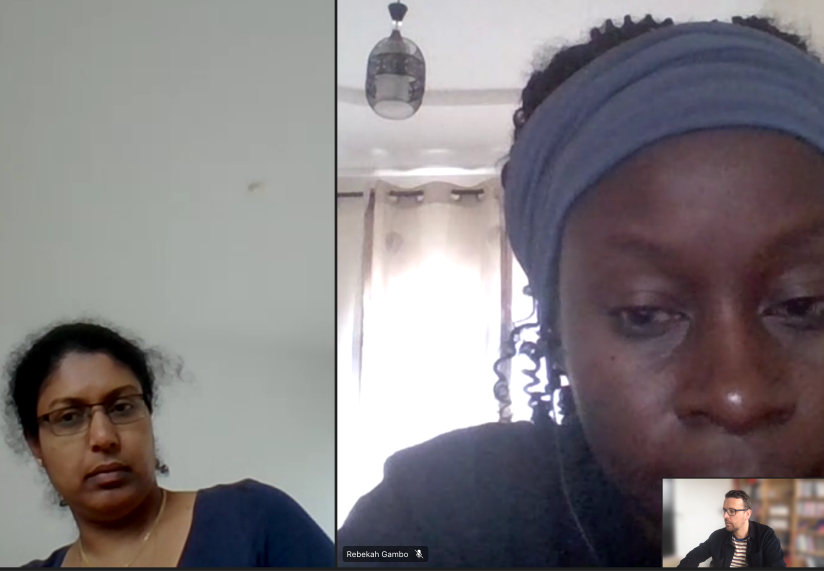
#> input picture code/numpy/screen.png, 2470 x 1712 px (shown at 1/3 size)
$ jupyter execute screen_objects.ipynb
#> lines starting #> are read from the running program, lines starting #| are printed output that depends on the picture; after the words box and inside, x2 and y2 are one past the last pixel; in counts of white or black regions, pixels touching at a corner belong together
[cell 1]
import numpy as np
import matplotlib.pyplot as plt

import cv2

cv2.__version__

[cell 2]
file = "screen.png"

[cell 3]
img = cv2.imread(file)
#> img is the input picture: shape (1712, 2470, 3); mean B, G, R 127.4, 124.6, 129.6

[cell 4]
img

[cell 5]
## convert to hsv
hsv = cv2.cvtColor(img, cv2.COLOR_BGR2HSV)
#> hsv: shape (1712, 2470, 3); mean H, S, V 83.8, 44.4, 136

## mask of green (36,0,0) ~ (70, 255,255)
mask1 = cv2.inRange(hsv, (10, 0, 20), (20, 255, 200))
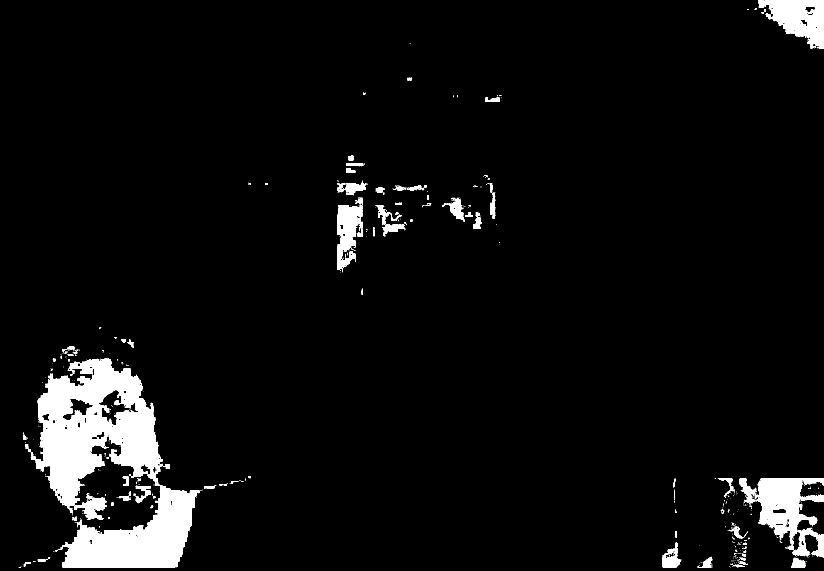
#> mask1: shape (1712, 2470) (shown at 1/3 size); 5.2% white; 754 white regions (663 under 20 px), largest, box (x1, y1, x2, y2) and area: (76, 1076, 598, 1702) 144396, (2219, 1436, 2470, 1672) 25267, (2276, 0, 2470, 146) 16054

## mask o yellow (15,0,0) ~ (36, 255, 255)
mask2 = cv2.inRange(hsv, (15,0,0), (240, 95, 90))
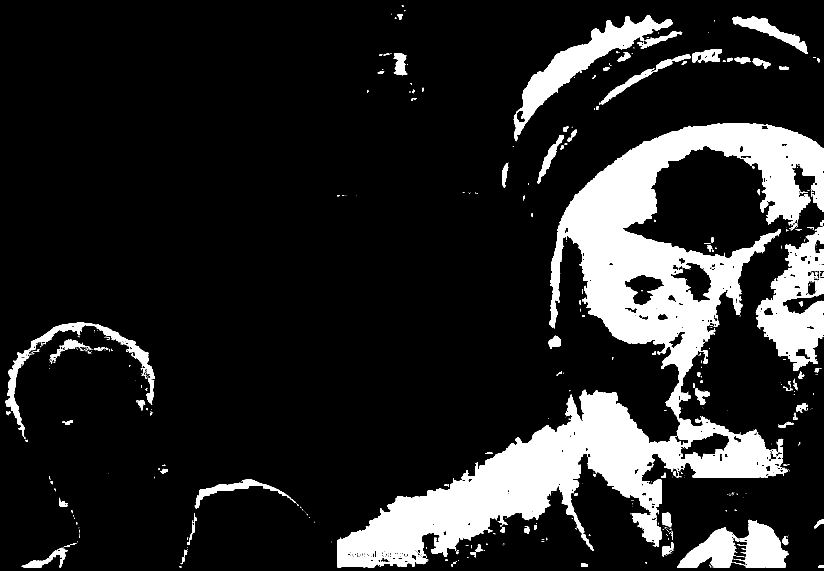
#> mask2: shape (1712, 2470) (shown at 1/3 size); 15% white; 723 white regions (574 under 20 px), largest, box (x1, y1, x2, y2) and area: (1012, 369, 2470, 1702) 470140, (2267, 679, 2470, 1113) 42746, (1541, 46, 2018, 424) 34485

## final mask and masked
mask = cv2.bitwise_or(mask1, mask2)
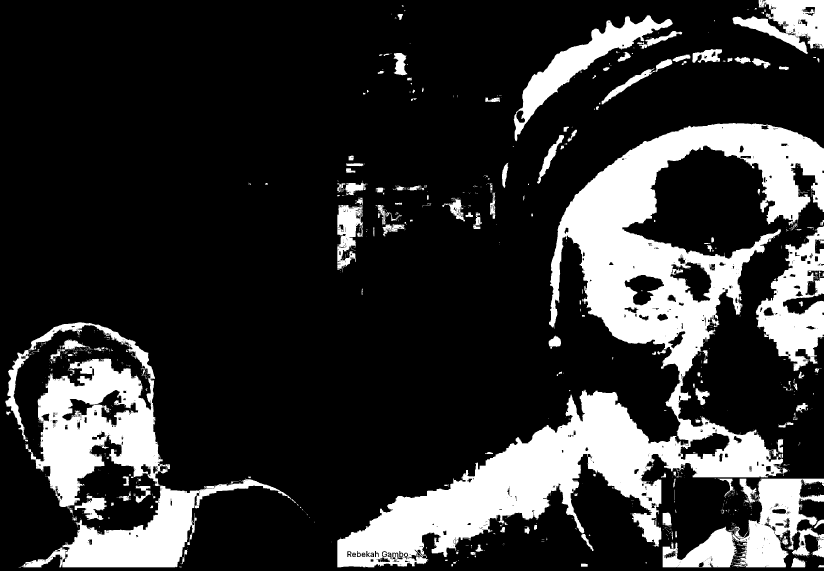
#> mask: shape (1712, 2470) (shown at 1/3 size); 20.1% white; 1320 white regions (1128 under 20 px), largest, box (x1, y1, x2, y2) and area: (1012, 369, 2470, 1702) 470140, (56, 967, 888, 1702) 160754, (1988, 1436, 2470, 1702) 54676
target = cv2.bitwise_and(img, img, mask=mask)
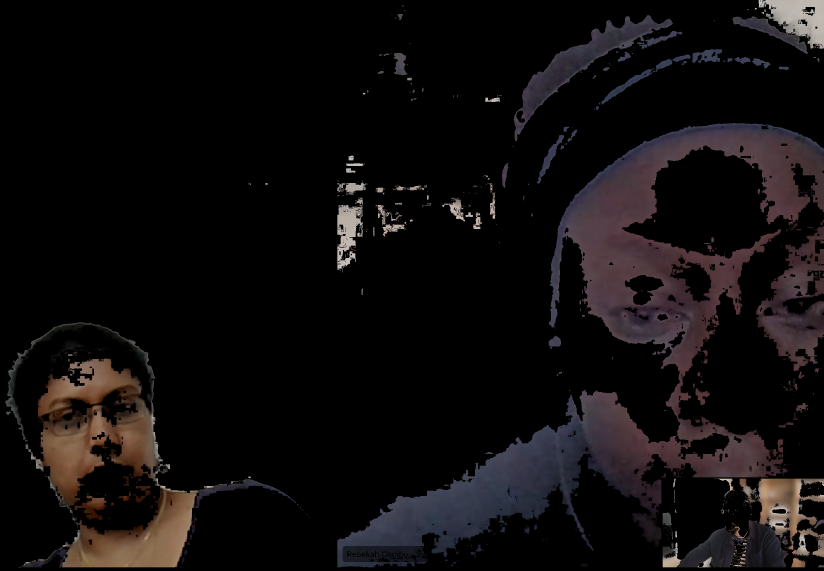
#> target: shape (1712, 2470, 3) (shown at 1/3 size); mean B, G, R 13.7, 13.1, 16.1


plt.imshow(target)

[cell 6]
#empty function
def doNothing(x):
    pass

#creating a resizable window named Track Bars
cv2.namedWindow('Track Bars', cv2.WINDOW_NORMAL)

#creating track bars for gathering threshold values of red green and blue
cv2.createTrackbar('min_blue', 'Track Bars', 0, 255, doNothing)
cv2.createTrackbar('min_green', 'Track Bars', 0, 255, doNothing)
cv2.createTrackbar('min_red', 'Track Bars', 0, 255, doNothing)

cv2.createTrackbar('max_blue', 'Track Bars', 0, 255, doNothing)
cv2.createTrackbar('max_green', 'Track Bars', 0, 255, doNothing)
cv2.createTrackbar('max_red', 'Track Bars', 0, 255, doNothing)


#converting into HSV color model
hsv_image = cv2.cvtColor(img, cv2.COLOR_BGR2HSV)

#showing both resized and hsv image in named windows
cv2.imshow('Base Image', img)
cv2.imshow('HSV Image', hsv_image)
#creating a loop to get the feedback of the changes in trackbars
while True:
    #reading the trackbar values for thresholds
    min_blue = cv2.getTrackbarPos('min_blue', 'Track Bars')
    min_green = cv2.getTrackbarPos('min_green', 'Track Bars')
    min_red = cv2.getTrackbarPos('min_red', 'Track Bars')

    max_blue = cv2.getTrackbarPos('max_blue', 'Track Bars')
    max_green = cv2.getTrackbarPos('max_green', 'Track Bars')
    max_red = cv2.getTrackbarPos('max_red', 'Track Bars')

    #using inrange function to turn on the image pixels where object threshold is matched
    mask = cv2.inRange(hsv_image, (min_blue, min_green, min_red), (max_blue, max_green, max_red))
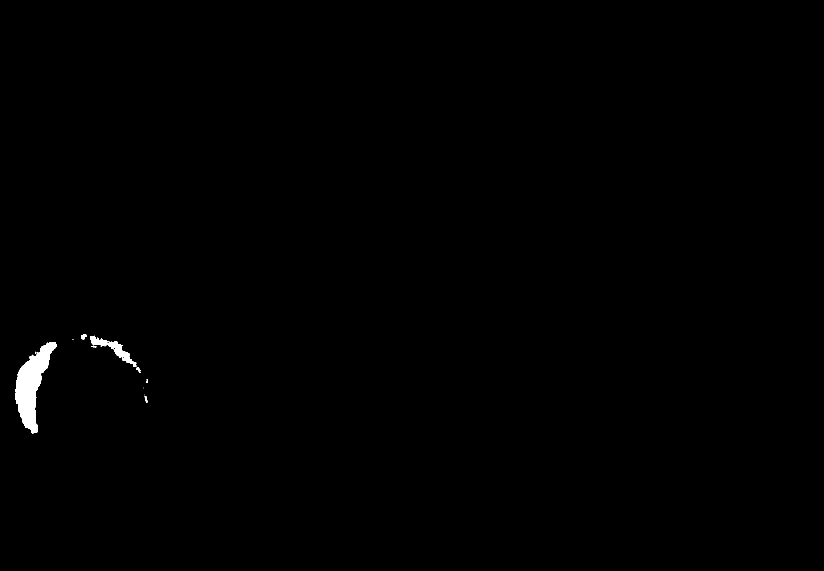
#> mask: shape (1712, 2470) (shown at 1/3 size); 0.43% white; 15 white regions (8 under 20 px), largest, box (x1, y1, x2, y2) and area: (45, 1026, 169, 1300) 14731, (270, 1007, 409, 1100) 2962, (243, 1002, 261, 1018) 182
    #showing the mask image
    cv2.imshow('Mask Image', mask)
    # checking if q key is pressed to break out of loop
    key = cv2.waitKey(25)
#> (key q is pressed here)
    if key == ord('q'):
        break
